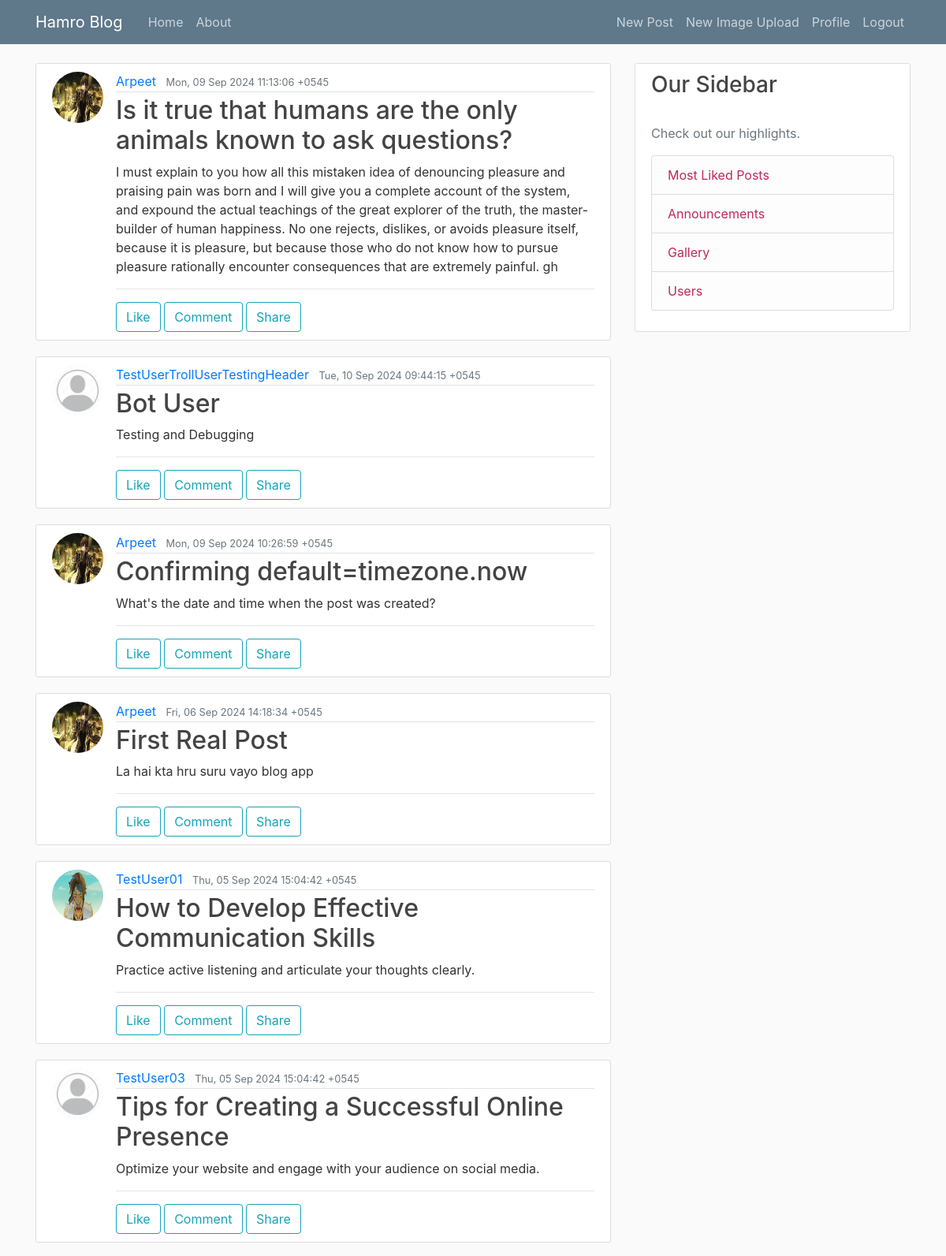
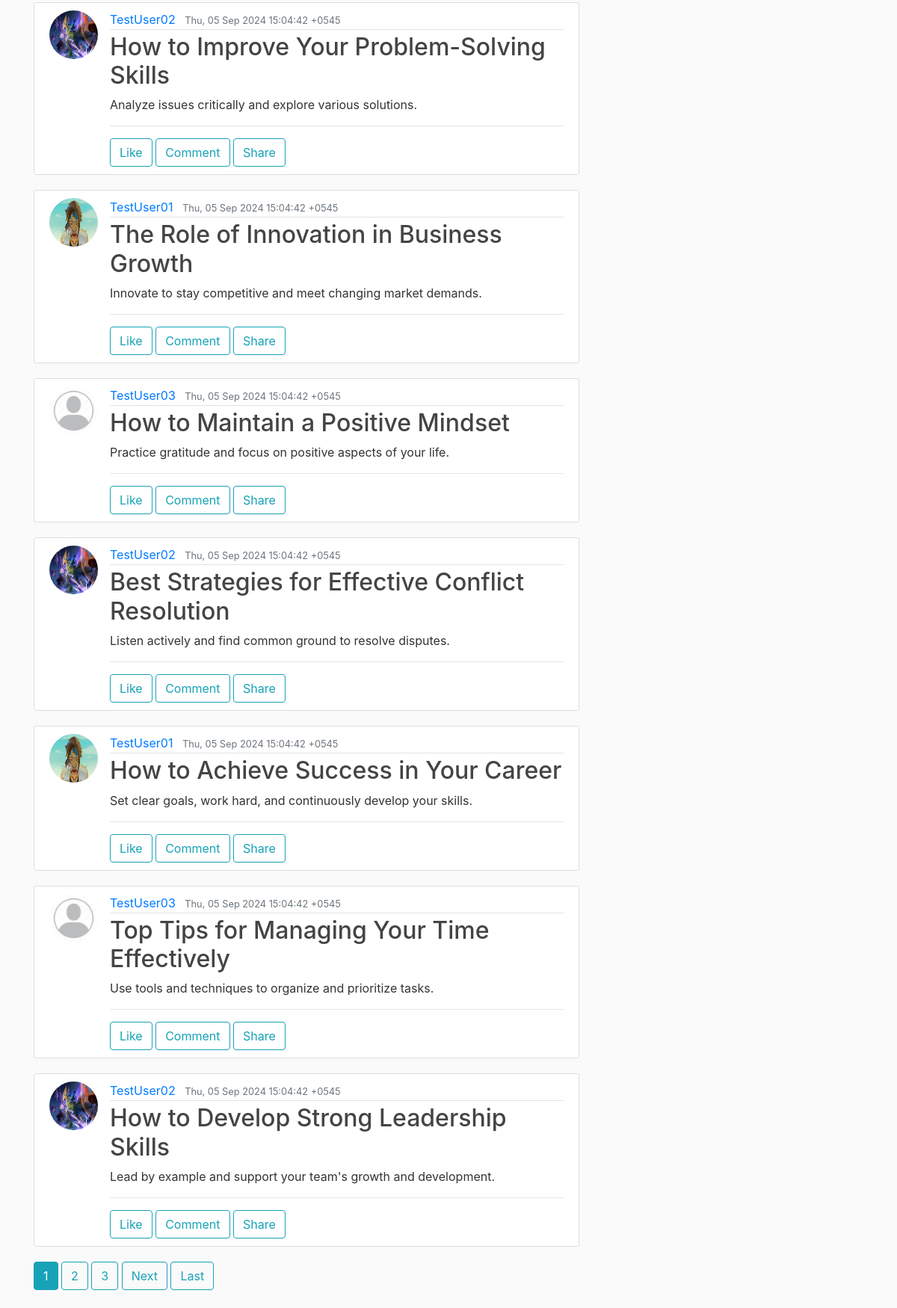
The app's page / (signed in) with its own data (2 pictures, top to bottom).
### blog/models.py (models this page shows, shortened)
class Post(models.Model):
    title = models.CharField(max_length = 100)
    content = models.TextField()
    date_posted = models.DateTimeField(default = timezone.now) #timezone is a function but here we're passing the actual function as default value, we dont want to trigger/activate the function hence not writing the paranthesis
    last_updated = models.DateTimeField(auto_now=True) #saves every time new update is made
    author = models.ForeignKey(User, on_delete = models.CASCADE)#post is deleted if user is deleted

### users/models.py (models this page shows, shortened)
class Profile(models.Model):
    user = models.OneToOneField(User, on_delete=models.CASCADE) #we want a 1-1 relation with User so we passed that as argument
    image = models.ImageField(default='default.jpeg', upload_to='profile_pics')
    birthday = models.DateField(default=datetime.date.today)

### blog/views.py (the view)
# urls.py: path('', PostListView.as_view(), name='blog-home'), #empty as we want it to direct to home page, which is the default page
class PostListView(LoginRequiredMixin, ListView):
    model = Post #this will tell our listview what model to query to create the list, in this case, its post
    template_name = 'blog/home.html' #looks for directory -- <app>/<model>_<viewtype>.html
    context_object_name = 'posts'
    ordering = ['-last_updated'] #writing just date_posted orders from oldest to newest, so we added '-' for newest to oldest, ast_updated is used here
    paginate_by = 13

### blog/templates/blog/home.html (shortened to what this page needs)
{% extends "blog/base.html" %}
{% block content %}
    {% for post in posts %}
        <article class="media content-section">
            <img class="rounded-circle article-img" src="{{ post.author.profile.image.url }}">
            <div class="media-body">
                <div class="article-metadata">
                    <a class="mr-2" href="{% url 'user-posts' post.author.username %}">{{ post.author }}</a>
                    <small class="text-muted">{{ post.date_posted | date:"r" }}</small>
                </div>
                <h2><a class="article-title" href="{% url 'post-detail' post.id %}">{{ post.title }}</a></h2>
                <p class="article-content">{{ post.content }}</p>
                <hr>
                <a class="btn btn-outline-info" href="#">Like</a>
                <a class="btn btn-outline-info" href="{% url 'post-detail' post.id %}">Comment</a>
                <a class="btn btn-outline-info" href="#">Share</a>
            </div>
        </article>
    {% endfor %}
    {% if is_paginated %}
        {% for num in page_obj.paginator.page_range %}
            {% if page_obj.number == num %}
                <a class="btn btn-info mb-4" href="?page={{ num }}">{{ num }}</a>
            {% elif num > page_obj.number|add:"-3" and num < page_obj.number|add:"3" %}
                <a class="btn btn-outline-info mb-4" href="?page={{ num }}">{{ num }}</a>
            {% endif %}
        {% endfor %}
        {% if page_obj.has_next %}
            <a class="btn btn-outline-info mb-4" href="?page={{ page_obj.next_page_number }}">Next</a>
            <a class="btn btn-outline-info mb-4" href="?page={{ page_obj.paginator.num_pages }}">Last</a>
        {% endif %}
    {% endif %}
{% endblock content%}

### blog/templates/blog/base.html (shortened to what this page needs)
{% load static %}
<!DOCTYPE html>
<html>
<head>
    <link rel="stylesheet" href="https://cdn.jsdelivr.net/npm/bootstrap@4.0.0/dist/css/bootstrap.min.css">
    <link rel="stylesheet" type="text/css" href="{% static 'blog/main.css' %}">
</head>
<body>
    <header class="site-header">
        <nav class="navbar navbar-expand-md navbar-dark bg-steel fixed-top">
          <div class="container">
            <a class="navbar-brand mr-4" href="{% url 'blog-home' %}">Hamro Blog</a>
            <div class="collapse navbar-collapse" id="navbarToggle">
              <div class="navbar-nav mr-auto">
                <a class="nav-item nav-link" href="{% url 'blog-home' %}">Home</a>
                <a class="nav-item nav-link" href="{% url 'blog-about' %}">About</a>
              </div>
              <div class="navbar-nav">
                {% if user.is_authenticated %}
                  <a class="nav-item nav-link" href="{% url 'post-create' %}">New Post</a>
                  <a class="nav-item nav-link" href="{% url 'upload-photo' %}">New Image Upload</a>
                  <a class="nav-item nav-link" href="{% url 'profile' %}">Profile</a>
                  <a class="nav-item nav-link" href="{% url 'logout' %}">Logout</a>
                {% else %}
                  <a class="nav-item nav-link" href="{% url 'login' %}">Login</a>
                  <a class="nav-item nav-link" href="{% url 'register' %}">Register</a>
                {% endif %}
              </div>
            </div>
          </div>
        </nav>
    </header>
    <main role="main" class="container">
        <div class="row">
          <div class="col-md-8">
            {% block content %}{% endblock %}
          </div>
          <div class="col-md-4">
            <div class="content-section">
              <h3>Our Sidebar</h3><br>
              <p class='text-muted'>Check out our highlights.
                <ul class="list-group">
                  <li class="list-group-item list-group-item-light"><a href="" style="color:rgb(189, 41, 88)">Most Liked Posts</a></li>
                  <li class="list-group-item list-group-item-light"><a href="" style="color:rgb(189, 41, 88)">Announcements</a></li>
                  <li class="list-group-item list-group-item-light"><a href="{% url 'gallery-home' %}" style="color:rgb(189, 41, 88)">Gallery</a></li>
                  <li class="list-group-item list-group-item-light"><a href="{% url 'user-list' %}" style="color:rgb(189, 41, 88)">Users</a></li>
                </ul>
              </p>
            </div>
          </div>
        </div>
    </main>
</body>
</html>

### blog/static/blog/main.css (style rules this page uses)
body { background: #fafafa; color: #333333; margin-top: 5rem; }
h1, h2, h3, h4, h5, h6 { color: #444444; }
ul { margin: 0; }
.bg-steel { background-color: #5f788a; }
.site-header .navbar-nav .nav-link { color: #cbd5db; }
.content-section { background: #ffffff; padding: 10px 20px; border: 1px solid #dddddd; border-radius: 3px; margin-bottom: 20px; }
.article-title { color: #444444; }
.article-content { white-space: pre-line; }
.article-img { height: 65px; width: 65px; margin-right: 16px; }
.article-metadata { padding-bottom: 1px; margin-bottom: 4px; border-bottom: 1px solid #e3e3e3 }

### records on screen
Post: author.profile.image (picture), author "Arpeet", date_posted "Mon, 09 Sep 2024 11:13:06 +0545", title "Is it true that humans are the only animals known to ask questions?", content "I must explain to you how all this mistaken idea of denouncing pleasure and praising pain was born and I will give you a complete account of the system, and expound the actual teachings of the great explorer of the truth, the master-builder of human happiness. No one rejects, dislikes, or avoids pleasure itself, because it is pleasure, but because those who do not know how to pursue pleasure rationally encounter consequences that are extremely painful. gh"
Post: author.profile.image (placeholder picture), author "TestUserTrollUserTestingHeader", date_posted "Tue, 10 Sep 2024 09:44:15 +0545", title "Bot User", content "Testing and Debugging"
Post: author.profile.image (picture), author "Arpeet", date_posted "Mon, 09 Sep 2024 10:26:59 +0545", title "Confirming default=timezone.now", content "What's the date and time when the post was created?"
Post: author.profile.image (picture), author "Arpeet", date_posted "Fri, 06 Sep 2024 14:18:34 +0545", title "First Real Post", content "La hai kta hru suru vayo blog app"
Post: author.profile.image (picture), author "TestUser01", date_posted "Thu, 05 Sep 2024 15:04:42 +0545", title "How to Develop Effective Communication Skills", content "Practice active listening and articulate your thoughts clearly."
Post: author.profile.image (placeholder picture), author "TestUser03", date_posted "Thu, 05 Sep 2024 15:04:42 +0545", title "Tips for Creating a Successful Online Presence", content "Optimize your website and engage with your audience on social media."
Post: author.profile.image (picture), author "TestUser02", date_posted "Thu, 05 Sep 2024 15:04:42 +0545", title "How to Improve Your Problem-Solving Skills", content "Analyze issues critically and explore various solutions."
Post: author.profile.image (picture), author "TestUser01", date_posted "Thu, 05 Sep 2024 15:04:42 +0545", title "The Role of Innovation in Business Growth", content "Innovate to stay competitive and meet changing market demands."
Post: author.profile.image (placeholder picture), author "TestUser03", date_posted "Thu, 05 Sep 2024 15:04:42 +0545", title "How to Maintain a Positive Mindset", content "Practice gratitude and focus on positive aspects of your life."
Post: author.profile.image (picture), author "TestUser02", date_posted "Thu, 05 Sep 2024 15:04:42 +0545", title "Best Strategies for Effective Conflict Resolution", content "Listen actively and find common ground to resolve disputes."
Post: author.profile.image (picture), author "TestUser01", date_posted "Thu, 05 Sep 2024 15:04:42 +0545", title "How to Achieve Success in Your Career", content "Set clear goals, work hard, and continuously develop your skills."
Post: author.profile.image (placeholder picture), author "TestUser03", date_posted "Thu, 05 Sep 2024 15:04:42 +0545", title "Top Tips for Managing Your Time Effectively", content "Use tools and techniques to organize and prioritize tasks."
Post: author.profile.image (picture), author "TestUser02", date_posted "Thu, 05 Sep 2024 15:04:42 +0545", title "How to Develop Strong Leadership Skills", content "Lead by example and support your team's growth and development."

### other values on screen
{{ num }} "1"
{{ num }} "2" "3"
